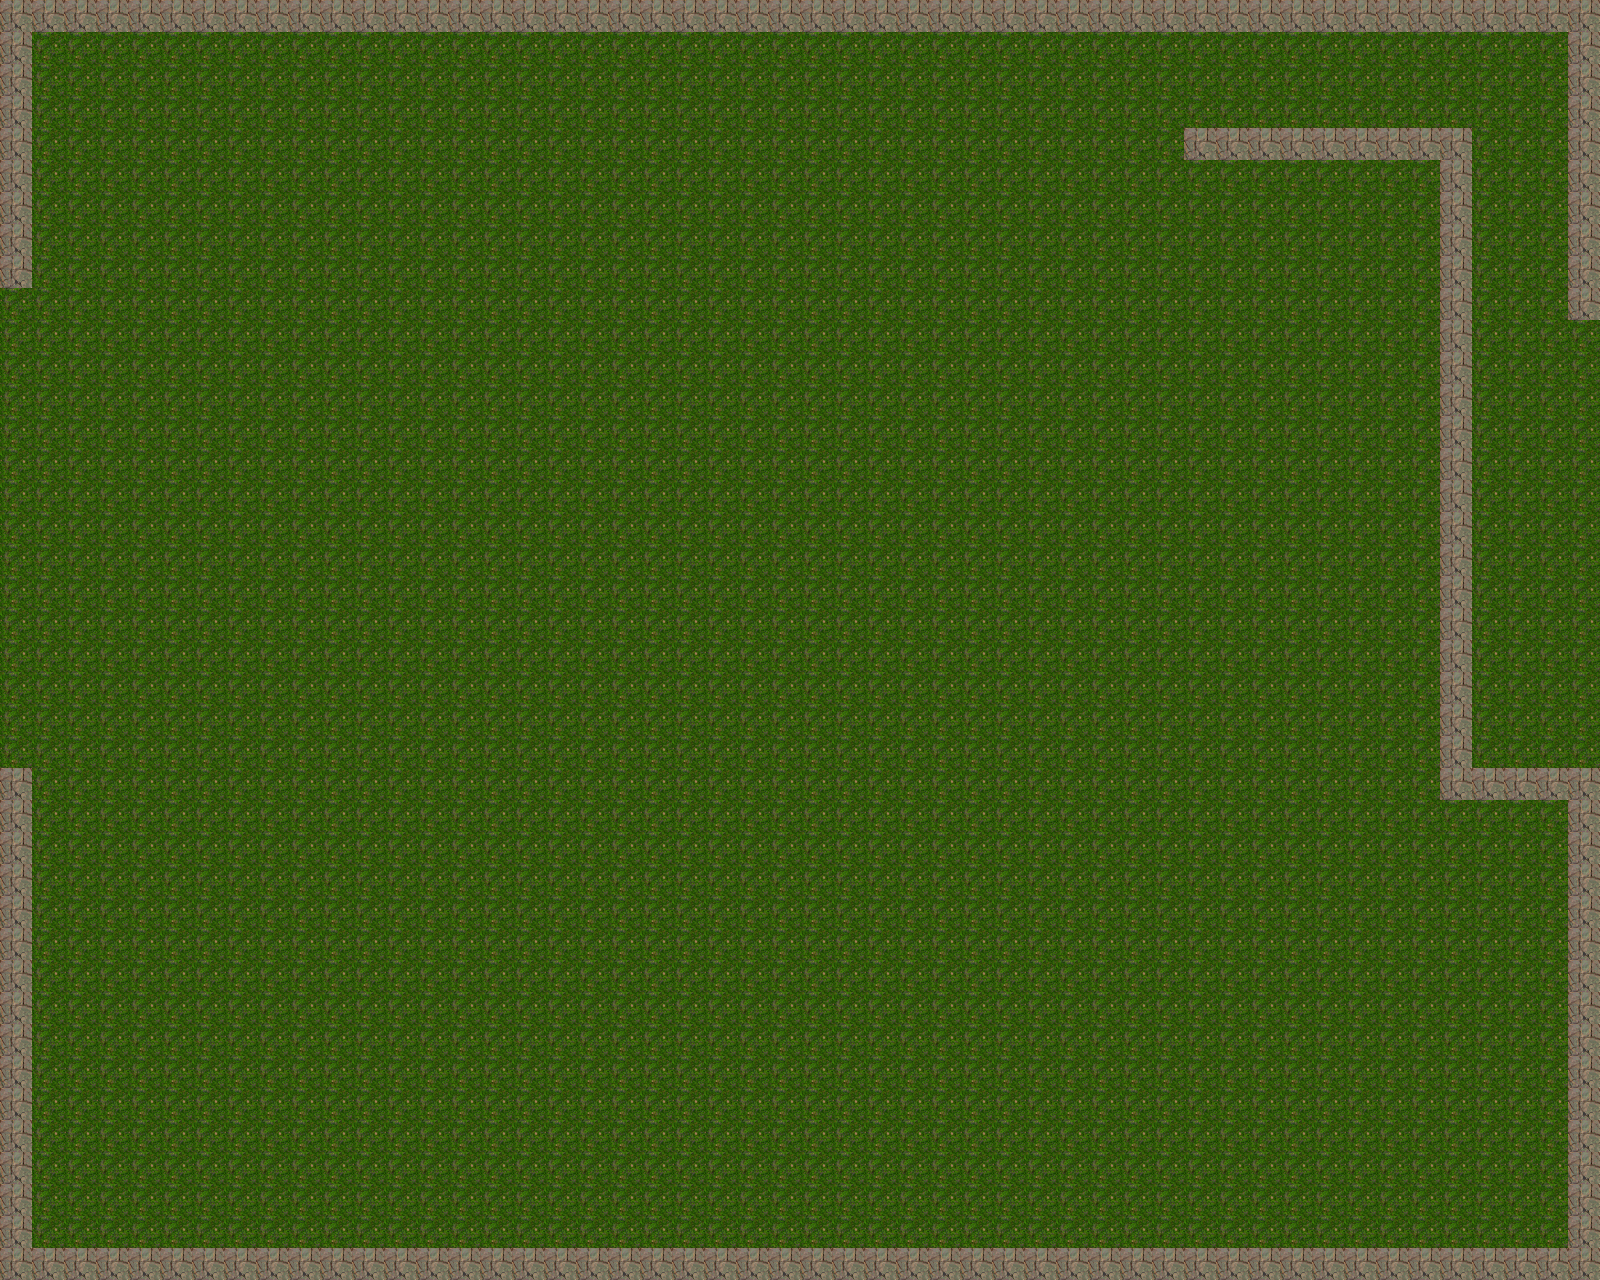

Tiled map render using the project's own tile images. Description and the map definition, with tile-layer contents summarised, below:
An orthogonal 50x40 tile map with 32x32 px tiles, 1 tile layer (Tile Layer 1), 2 tilesets.

<map version="1.0" orientation="orthogonal" width="50" height="40" tilewidth="32" tileheight="32">
 <tileset firstgid="1" name="grass" tilewidth="32" tileheight="32">
  <image source="grass.png" width="128" height="128" />
 </tileset>
 <tileset firstgid="17" name="rocks" tilewidth="32" tileheight="32">
  <image source="rocks.png" width="128" height="128" />
  <tile id="0">
   <properties>
    <property name="blockType" value="0" />
    <property name="blocked" value="true" />
   </properties>
  </tile>
  <tile id="14">
   <properties>
    <property name="blockType" value="2" />
    <property name="blocked" value="true" />
   </properties>
  </tile>
  <tile id="15">
   <properties>
    <property name="blockType" value="3" />
    <property name="blocked" value="true" />
   </properties>
  </tile>
 </tileset>
 <layer name="Tile Layer 1" width="50" height="40">
  <data>[2000 cells, 2000 non-empty, 2 distinct tile ids]</data>
 </layer>
</map>
